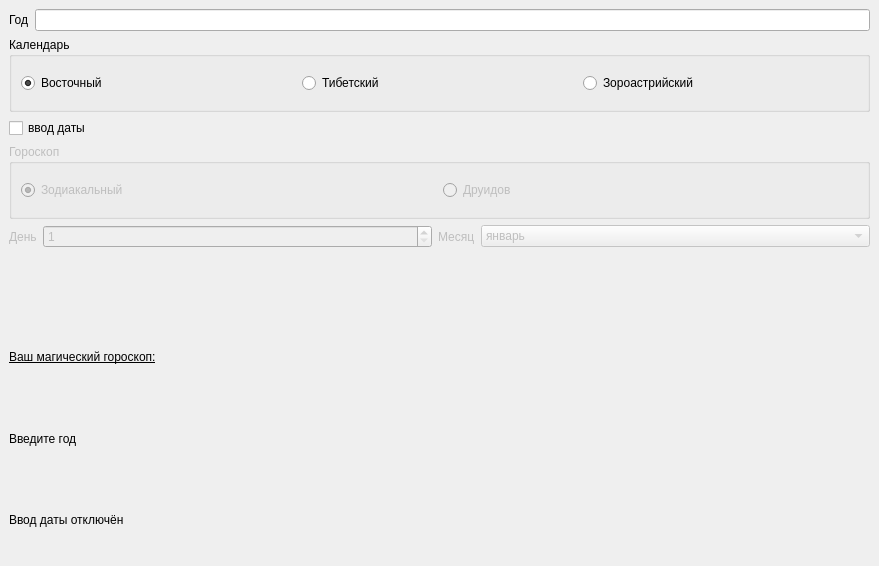
<?xml version="1.0" encoding="UTF-8"?>
<ui version="4.0">
 <class>MainWindow</class>
 <widget class="QMainWindow" name="MainWindow">
  <property name="geometry">
   <rect>
    <x>0</x>
    <y>0</y>
    <width>879</width>
    <height>566</height>
   </rect>
  </property>
  <property name="windowTitle">
   <string>Календари и гороскопы</string>
  </property>
  <widget class="QWidget" name="centralwidget">
   <layout class="QVBoxLayout" name="verticalLayout">
    <item>
     <layout class="QHBoxLayout" name="horizontalLayout">
      <item>
       <widget class="QLabel" name="lbl_year">
        <property name="text">
         <string>Год</string>
        </property>
       </widget>
      </item>
      <item>
       <widget class="QLineEdit" name="le_year"/>
      </item>
     </layout>
    </item>
    <item>
     <widget class="QGroupBox" name="gb_calendar">
      <property name="title">
       <string>Календарь</string>
      </property>
      <layout class="QHBoxLayout" name="horizontalLayout_2">
       <item>
        <widget class="QRadioButton" name="rb_eastern">
         <property name="enabled">
          <bool>true</bool>
         </property>
         <property name="text">
          <string>Восточный</string>
         </property>
         <property name="checked">
          <bool>true</bool>
         </property>
        </widget>
       </item>
       <item>
        <widget class="QRadioButton" name="rb_tibetan">
         <property name="text">
          <string>Тибетский</string>
         </property>
        </widget>
       </item>
       <item>
        <widget class="QRadioButton" name="rb_zoroastrian">
         <property name="text">
          <string>Зороастрийский</string>
         </property>
        </widget>
       </item>
      </layout>
     </widget>
    </item>
    <item>
     <widget class="QCheckBox" name="cb_is_date">
      <property name="text">
       <string>ввод даты</string>
      </property>
     </widget>
    </item>
    <item>
     <widget class="QGroupBox" name="gb_horoscope">
      <property name="enabled">
       <bool>false</bool>
      </property>
      <property name="title">
       <string>Гороскоп</string>
      </property>
      <layout class="QHBoxLayout" name="horizontalLayout_3">
       <item>
        <widget class="QRadioButton" name="rb_zodiac">
         <property name="enabled">
          <bool>false</bool>
         </property>
         <property name="text">
          <string>Зодиакальный</string>
         </property>
         <property name="checked">
          <bool>true</bool>
         </property>
        </widget>
       </item>
       <item>
        <widget class="QRadioButton" name="rb_druid">
         <property name="text">
          <string>Друидов</string>
         </property>
        </widget>
       </item>
      </layout>
     </widget>
    </item>
    <item>
     <layout class="QHBoxLayout" name="horizontalLayout_4" stretch="0,1,0,1">
      <item>
       <widget class="QLabel" name="lbl_day">
        <property name="enabled">
         <bool>false</bool>
        </property>
        <property name="text">
         <string>День</string>
        </property>
       </widget>
      </item>
      <item>
       <widget class="QSpinBox" name="sb_day">
        <property name="enabled">
         <bool>false</bool>
        </property>
        <property name="minimum">
         <number>1</number>
        </property>
        <property name="maximum">
         <number>31</number>
        </property>
       </widget>
      </item>
      <item>
       <widget class="QLabel" name="lbl_month">
        <property name="enabled">
         <bool>false</bool>
        </property>
        <property name="text">
         <string>Месяц</string>
        </property>
       </widget>
      </item>
      <item>
       <widget class="QComboBox" name="cb_month">
        <property name="enabled">
         <bool>false</bool>
        </property>
        <property name="maxVisibleItems">
         <number>12</number>
        </property>
        <item>
         <property name="text">
          <string>январь</string>
         </property>
        </item>
        <item>
         <property name="text">
          <string>февраль</string>
         </property>
        </item>
        <item>
         <property name="text">
          <string>март</string>
         </property>
        </item>
        <item>
         <property name="text">
          <string>апрель</string>
         </property>
        </item>
        <item>
         <property name="text">
          <string>май</string>
         </property>
        </item>
        <item>
         <property name="text">
          <string>июнь</string>
         </property>
        </item>
        <item>
         <property name="text">
          <string>июль</string>
         </property>
        </item>
        <item>
         <property name="text">
          <string>август</string>
         </property>
        </item>
        <item>
         <property name="text">
          <string>сентябрь</string>
         </property>
        </item>
        <item>
         <property name="text">
          <string>октябрь</string>
         </property>
        </item>
        <item>
         <property name="text">
          <string>нояьрь</string>
         </property>
        </item>
        <item>
         <property name="text">
          <string>декабрь</string>
         </property>
        </item>
       </widget>
      </item>
     </layout>
    </item>
    <item>
     <spacer name="verticalSpacer">
      <property name="orientation">
       <enum>Qt::Vertical</enum>
      </property>
      <property name="sizeType">
       <enum>QSizePolicy::Fixed</enum>
      </property>
      <property name="sizeHint" stdset="0">
       <size>
        <width>20</width>
        <height>65</height>
       </size>
      </property>
     </spacer>
    </item>
    <item>
     <widget class="QLabel" name="label_4">
      <property name="font">
       <font>
        <underline>true</underline>
       </font>
      </property>
      <property name="text">
       <string>Ваш магический гороскоп:</string>
      </property>
     </widget>
    </item>
    <item>
     <widget class="QLabel" name="lbl_calendar">
      <property name="text">
       <string>Введите год</string>
      </property>
     </widget>
    </item>
    <item>
     <widget class="QLabel" name="lbl_horoscope">
      <property name="text">
       <string>Ввод даты отключён</string>
      </property>
     </widget>
    </item>
   </layout>
  </widget>
 </widget>
 <resources/>
 <connections/>
</ui>
